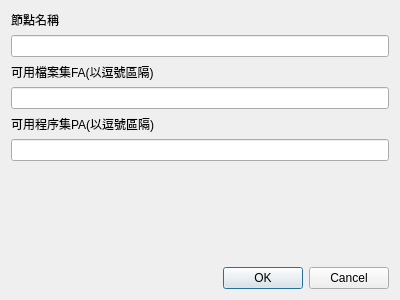
<?xml version="1.0" encoding="UTF-8"?>
<ui version="4.0">
 <class>CreateNodeDialog</class>
 <widget class="QDialog" name="CreateNodeDialog">
  <property name="geometry">
   <rect>
    <x>0</x>
    <y>0</y>
    <width>400</width>
    <height>300</height>
   </rect>
  </property>
  <property name="windowTitle">
   <string>Create Node</string>
  </property>
  <layout class="QVBoxLayout" name="verticalLayout">
   <item>
    <widget class="QLabel" name="label">
     <property name="text">
      <string>節點名稱</string>
     </property>
    </widget>
   </item>
   <item>
    <widget class="QLineEdit" name="lineEditNodeName"/>
   </item>
   <item>
    <widget class="QLabel" name="label_2">
     <property name="text">
      <string>可用檔案集FA(以逗號區隔)</string>
     </property>
    </widget>
   </item>
   <item>
    <widget class="QLineEdit" name="lineEditFA"/>
   </item>
   <item>
    <widget class="QLabel" name="label_3">
     <property name="text">
      <string>可用程序集PA(以逗號區隔)</string>
     </property>
    </widget>
   </item>
   <item>
    <widget class="QLineEdit" name="lineEditPA"/>
   </item>
   <item>
    <spacer name="verticalSpacer">
     <property name="orientation">
      <enum>Qt::Vertical</enum>
     </property>
     <property name="sizeHint" stdset="0">
      <size>
       <width>20</width>
       <height>65</height>
      </size>
     </property>
    </spacer>
   </item>
   <item>
    <widget class="QDialogButtonBox" name="buttonBox">
     <property name="orientation">
      <enum>Qt::Horizontal</enum>
     </property>
     <property name="standardButtons">
      <set>QDialogButtonBox::Cancel|QDialogButtonBox::Ok</set>
     </property>
    </widget>
   </item>
  </layout>
 </widget>
 <resources/>
 <connections>
  <connection>
   <sender>buttonBox</sender>
   <signal>accepted()</signal>
   <receiver>CreateNodeDialog</receiver>
   <slot>accept()</slot>
   <hints>
    <hint type="sourcelabel">
     <x>248</x>
     <y>254</y>
    </hint>
    <hint type="destinationlabel">
     <x>157</x>
     <y>274</y>
    </hint>
   </hints>
  </connection>
  <connection>
   <sender>buttonBox</sender>
   <signal>rejected()</signal>
   <receiver>CreateNodeDialog</receiver>
   <slot>reject()</slot>
   <hints>
    <hint type="sourcelabel">
     <x>316</x>
     <y>260</y>
    </hint>
    <hint type="destinationlabel">
     <x>286</x>
     <y>274</y>
    </hint>
   </hints>
  </connection>
 </connections>
</ui>
